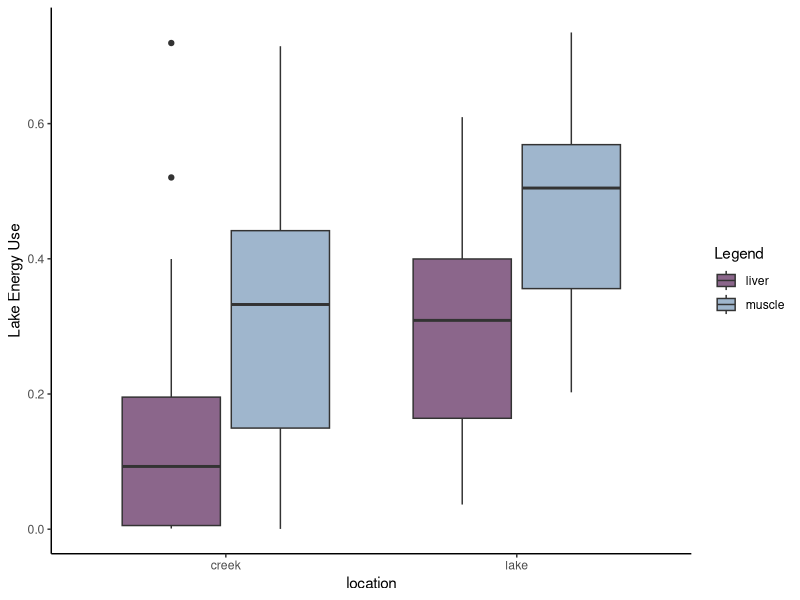
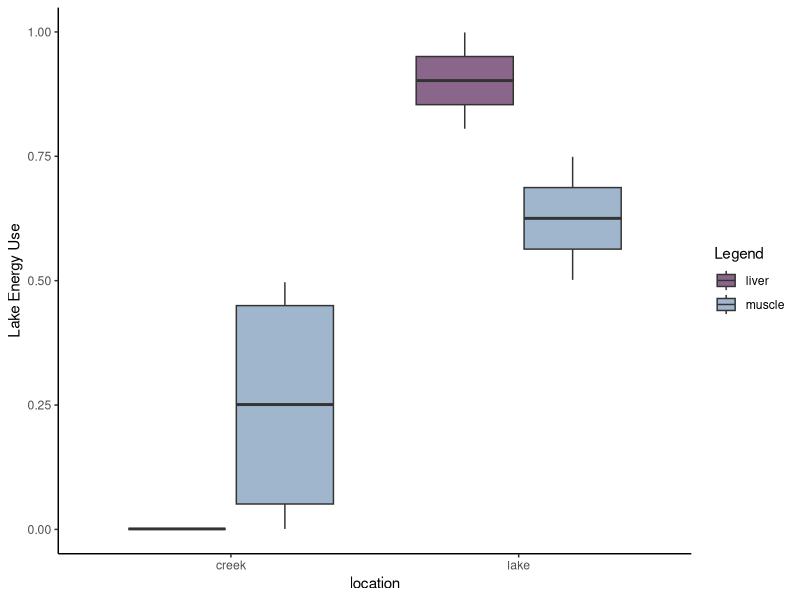

The R script that drew these images, in order:

df_isotopes <- read.csv("..//Isotope data/2022_isotopes_ERICA_DATA.csv", header = T)



library(tidyverse)
##function to calculate trophic position & coupling -- two-source mixing model, coupling bound b/w 0-1

##Calculating TP & dN using bound %LC b/w 0-1 --------

si_mixing_model_pred_bound <- function(x) {
  iso_data <- x
  
  cr_baseline <- iso_data %>%
    filter(organism %in% c("odonate", "mayfly", "mussel")) %>%
    filter(location == "creek")
  cr_mean_dC <- mean(cr_baseline$d_13C)
  cr_mean_dN <- mean(cr_baseline$d_15N)
  
  lk_baseline <- iso_data %>%
    filter(organism %in% c("odonate", "mayfly", "mussel")) %>%
    filter(location == "lake")
  lk_mean_dC <- mean(lk_baseline$d_13C)
  lk_mean_dN <- mean(lk_baseline$d_15N)
  
  df_pred <- iso_data %>%
    filter(organism %in% c("bluntnose minnow", "common shiner", "creek chub", "golden shiner", "northern redbelly dace", "pearl dace"))
  
  for(i in 1:nrow(df_pred)){
    lake_coupling <- ((df_pred$d_13C - cr_mean_dC)/(lk_mean_dC - cr_mean_dC))
    lake_coupling[lake_coupling > 1] <- 0.999
    lake_coupling[lake_coupling < 0] <- 0.001
    TP_pred <- 2 + (((lake_coupling * ((df_pred$d_15N - lk_mean_dN)/3.4))) + ((1 - lake_coupling) * ((df_pred$d_15N - cr_mean_dN)/3.4)))
    dN_pred <- df_pred$d_15N - (((1 - lake_coupling) * cr_mean_dN) + (lake_coupling * lk_mean_dN))
    mixing_model <- cbind(lake_coupling, TP_pred, dN_pred)
  }
  
  mixing_model <- as.data.frame(mixing_model)
  mixing_model$organism <- df_pred$organism
  mixing_model$ID <- df_pred$ID
  mixing_model$location <- df_pred$location
  mixing_model$tissue <- df_pred$tissue
  mixing_model$month <- df_pred$month
  
  mixing_model
}

tp_lake_coupling <- si_mixing_model_pred_bound(df_isotopes)

head(tp_lake_coupling)


# plotting proportions
library(ggplot2)

## summary 

data_summary <- tp_lake_coupling %>%
  mutate(month_group = case_when(
    month %in% c("august", "october") ~ "august",
    TRUE ~ as.character(month)
  )) %>%
  group_by(month_group, tissue, location) %>%
  summarize(
    mean_lake_C = mean(lake_coupling),
    sd_lake_C = sd(lake_coupling)
  )



# Filter the data for may samples
data_may <- tp_lake_coupling %>%
  filter(month == "may")
  
ggplot(data_may, aes(x=location, y=lake_coupling, fill=tissue)) + 
  labs(y= "Lake Energy Use", x = "location") +
  geom_boxplot()+
  theme(panel.border = element_blank(),
        panel.grid.major = element_blank(),
        panel.grid.minor = element_blank(),
        axis.line =  element_line(size = 0.5, linetype = "solid",
                                  colour = "black"),
        panel.background = element_blank()
  )+
  scale_fill_manual("Legend", values = c("liver" = "plum4", "muscle" = "slategray3"))

may_anova<- aov(lake_coupling ~ location * tissue, data = data_may)

summary(may_anova)

may_posthoc <- TukeyHSD(may_anova)
may_posthoc

# Filter the data for august & october samples
data_aug <- tp_lake_coupling %>%
  filter(month == "august")

ggplot(data_aug, aes(x=location, y=lake_coupling, fill=tissue)) + 
  labs(y= "Lake Energy Use", x = "location") +
  geom_boxplot()+
  theme(panel.border = element_blank(),
          panel.grid.major = element_blank(),
          panel.grid.minor = element_blank(),
          axis.line =  element_line(size = 0.5, linetype = "solid",
                                    colour = "black"),
          panel.background = element_blank()
  )+
  scale_fill_manual("Legend", values = c("liver" = "plum4", "muscle" = "slategray3"))

aug_anova<- aov(lake_coupling ~ location * tissue, data = data_aug)

summary(aug_anova)

aug_posthoc <- TukeyHSD(aug_anova)

aug_posthoc

